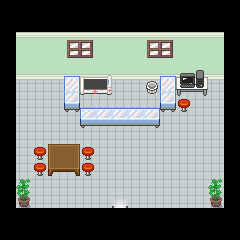

A 2D game scene composited from a Tiled map and its tileset images. What follows is a short description and the map's XML, with each tile layer's data collapsed to a summary:
An orthogonal 15x15 tile map with 16x16 px tiles, 4 tile layers (Tile Layer 1, Tile Layer 2, Tile Layer 3, Above player), 4 tilesets and 18 objects (11x collision, 7x event).

<map version="1.2" tiledversion="1.3.2" orientation="orthogonal" renderorder="right-down" compressionlevel="0" width="15" height="15" tilewidth="16" tileheight="16" infinite="0" nextlayerid="7" nextobjectid="28">
 <tileset firstgid="1" name="floorsandwalls" tilewidth="16" tileheight="16" tilecount="88" columns="11">
  <image source="../../gfx/tilesets/floorsandwalls.png" width="176" height="128" />
 </tileset>
 <tileset firstgid="89" name="furniture" tilewidth="16" tileheight="16" tilecount="72" columns="12">
  <image source="../../gfx/tilesets/furniture.png" width="192" height="96" />
 </tileset>
 <tileset firstgid="161" name="setPiecesTSR" tilewidth="16" tileheight="16" tilecount="1312" columns="41">
  <image source="../../gfx/tilesets/setPiecesTSR.png" width="671" height="512" />
 </tileset>
 <tileset firstgid="1473" name="Interior_Tiles_by_ArMM1998" tilewidth="16" tileheight="16" tilecount="1000" columns="40">
  <image source="../../gfx/tilesets/Interior_Tiles_by_ArMM1998.png" width="640" height="400" />
 </tileset>
 <layer id="1" name="Tile Layer 1" width="15" height="15">
  <data>[225 cells, 143 non-empty, 4 distinct tile ids]</data>
 </layer>
 <layer id="2" name="Tile Layer 2" width="15" height="15">
  <data>[225 cells, 30 non-empty, 21 distinct tile ids]</data>
 </layer>
 <layer id="3" name="Tile Layer 3" width="15" height="15">
  <data>[225 cells, 4 non-empty, 2 distinct tile ids]</data>
 </layer>
 <layer id="4" name="Above player" width="15" height="15">
  <data>[225 cells, 15 non-empty, 8 distinct tile ids]</data>
 </layer>
 <objectgroup color="#ff0000" id="5" name="Collision">
  <object id="4" type="collision" x="16" y="208" width="208" height="32" />
  <object id="5" type="collision" x="48" y="144" width="32" height="32" />
  <object id="6" type="collision" x="176" y="80" width="32" height="16" />
  <object id="7" type="collision" x="160" y="80" width="16" height="32" />
  <object id="8" type="collision" x="80" y="96" width="80" height="32" />
  <object id="9" type="collision" x="64" y="80" width="16" height="32" />
  <object id="11" type="collision" x="16" y="48" width="208" height="32" />
  <object id="12" type="collision" x="-16" y="64" width="32" height="160" />
  <object id="14" type="collision" x="224" y="64" width="32" height="160" />
  <object id="22" type="collision" x="16" y="192" width="16" height="16" />
  <object id="23" type="collision" x="208" y="192" width="16" height="16" />
 </objectgroup>
 <objectgroup color="#ffff00" id="6" name="Events">
  <object id="17" name="Go outside" type="event" x="112" y="192" width="16" height="16">
   <properties>
    <property name="act10" value="transition_teleport cotton_town.tmx,19,27,0.3" />
    <property name="act20" value="player_face down" />
    <property name="cond10" value="is player_at" />
    <property name="cond20" value="is player_facing down" />
   </properties>
  </object>
  <object id="24" name="Play Music" type="event" x="16" y="32" width="16" height="16">
   <properties>
    <property name="act10" value="play_music music_cathedral_theme" />
    <property name="cond10" value="not music_playing music_cathedral_theme" />
   </properties>
  </object>
  <object id="25" name="Player Spawn" type="event" x="112" y="144" width="16" height="16" />
  <object id="26" name="create npcs" type="event" x="0" y="128" width="16" height="16">
   <properties>
    <property name="act10" value="create_npc cottonnurse,6,6,nurse,stand" />
    <property name="cond10" value="not npc_exists cottonnurse" />
   </properties>
  </object>
  <object id="27" name="get those tuxemon healed" type="event" x="96" y="128" width="16" height="16">
   <properties>
    <property name="act10" value="translated_dialog cottonnurse_dialog" />
    <property name="act20" value="translated_dialog healmytuxemon" />
    <property name="act30" value="translated_dialog_choice yes:no,healme" />
    <property name="cond10" value="is player_at" />
    <property name="cond20" value="is player_facing up" />
    <property name="cond30" value="is button_pressed K_RETURN" />
    <property name="cond40" value="not variable_set healme:yes" />
   </properties>
  </object>
  <object id="28" name="Heal Tuxemon" type="event" x="96" y="128" width="16" height="16">
   <properties>
    <property name="act10" value="set_monster_health" />
    <property name="act20" value="set_monster_status" />
    <property name="act30" value="translated_dialog okaythen" />
    <property name="act40" value="npc_face cottonnurse,up" />
    <property name="act50" value="wait 1" />
    <property name="act60" value="npc_face cottonnurse,down" />
    <property name="act70" value="translated_dialog okaythen2" />
    <property name="act80" value="set_variable healme:none" />
    <property name="act90" value="set_variable teleport_faint:cotton_cathedral.tmx 7 10" />
    <property name="cond10" value="is variable_set healme:yes" />
   </properties>
  </object>
  <object id="29" name="Auto Healing Teleported" type="event" x="0" y="16" width="16" height="16">
   <properties>
    <property name="act1" value="set_monster_health ," />
    <property name="act2" value="set_monster_status ," />
    <property name="act3" value="set_variable battle_last_result:none" />
    <property name="cond1" value="is variable_set battle_last_result:lost" />
   </properties>
  </object>
 </objectgroup>
</map>
